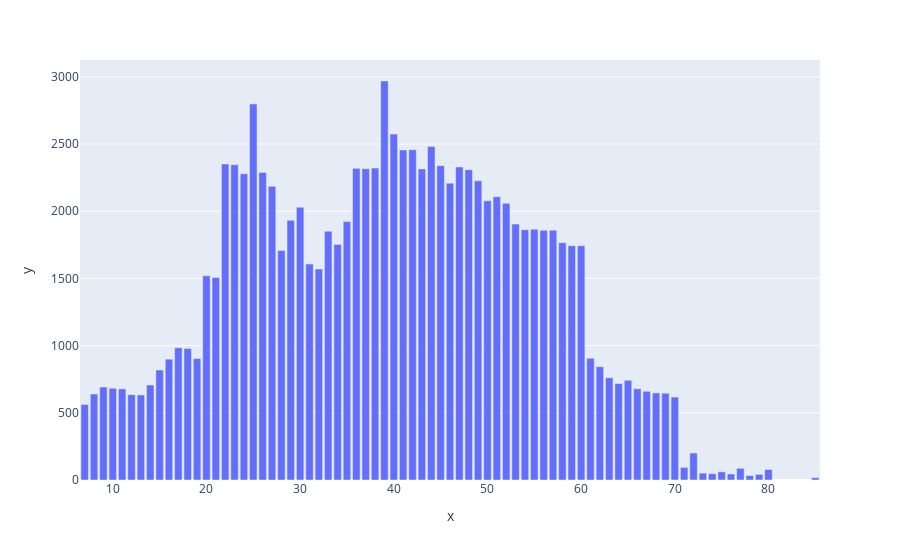

The code cell stored with this chart in its notebook:
### Code cell
age_fig

### Figure 1 — Plotly figure (JSON) as saved in the notebook; plotly's stock layout.template omitted (floating-point values rounded to 4 significant figures)
{"data": [{"alignmentgroup": "True", "hovertemplate": "x=%{x}<br>y=%{y}<extra></extra>", "legendgroup": "", "marker": {"color": "#636efa"}, "name": "", "offsetgroup": "", "orientation": "v", "showlegend": false, "textposition": "auto", "type": "bar", "x": [7, 8, 9, 10, 11, 12, 13, 14, 15, 16, 17, 18, 19, 20, 21, 22, 23, 24, 25, 26, 27, 28, 29, 30, 31, 32, 33, 34, 35, 36, 37, 38, 39, 40, 41, 42, 43, 44, 45, 46, 47, 48, 49, 50, 51, 52, 53, 54, 55, 56, 57, 58, 59, 60, 61, 62, 63, 64, 65, 66, 67, 68, 69, 70, 71, 72, 73, 74, 75, 76, 77, 78, 79, 80, 85], "xaxis": "x", "y": [562, 640, 692, 683, 678, 635, 633, 707, 818, 899, 984, 978, 904, 1520, 1507, 2351, 2346, 2278, 2798, 2289, 2186, 1707, 1932, 2030, 1607, 1570, 1851, 1753, 1923, 2319, 2316, 2321, 2969, 2574, 2456, 2457, 2315, 2482, 2339, 2209, 2329, 2309, 2226, 2077, 2108, 2059, 1904, 1862, 1866, 1858, 1859, 1766, 1744, 1743, 906, 843, 761, 718, 742, 679, 660, 648, 646, 617, 94, 201, 51, 47, 61, 45, 87, 33, 42, 78, 17], "yaxis": "y"}], "layout": {"barmode": "relative", "legend": {"tracegroupgap": 0}, "margin": {"t": 60}, "xaxis": {"anchor": "y", "domain": [0, 1], "title": {"text": "x"}}, "yaxis": {"anchor": "x", "domain": [0, 1], "title": {"text": "y"}}}}
